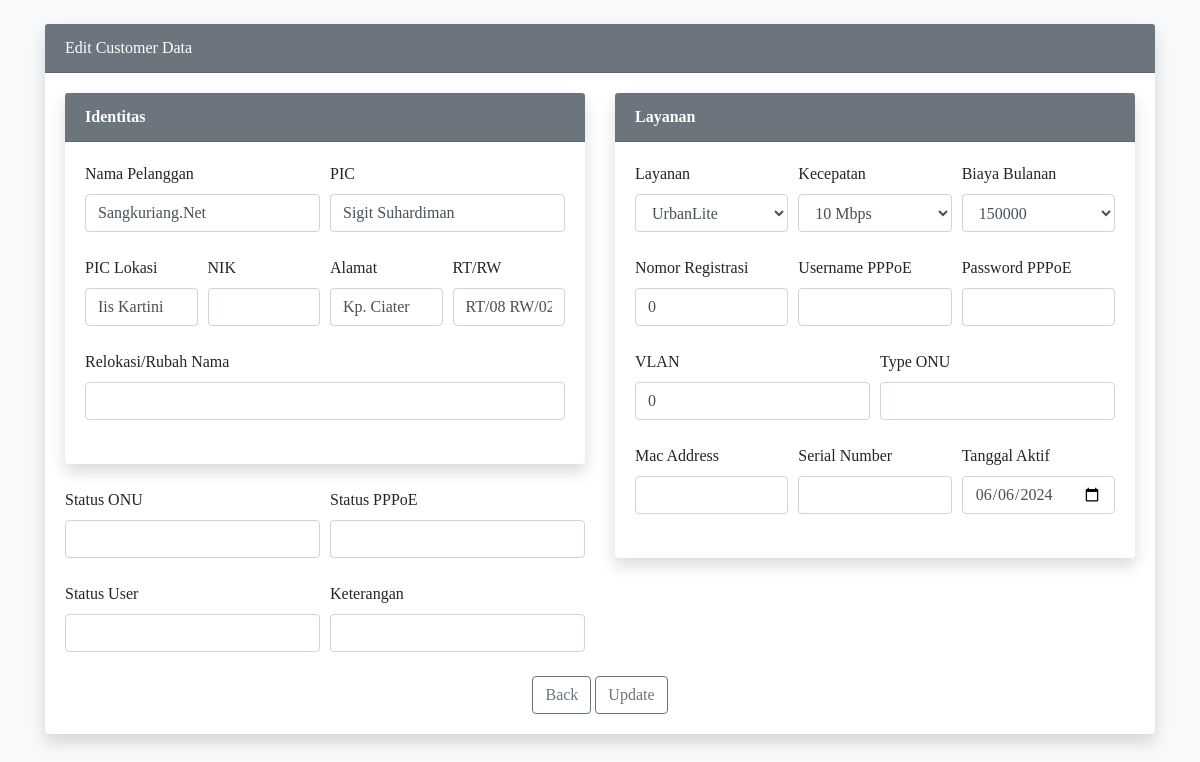
/Customer/src/views/customer/edit.php?id=242, run on the app's committed database.
### tables this page shows
CREATE TABLE `data_cust` (
  `id` int(11) NOT NULL,
  `nama_pelanggan` varchar(255) NOT NULL,
  `pic` varchar(255) NOT NULL,
  `nama_pic_lokasi` varchar(255) NOT NULL,
  `relokasi_rubah_nama` varchar(255) NOT NULL,
  `nik` varchar(255) NOT NULL,
  `alamat` varchar(255) NOT NULL,
  `rt_rw` varchar(255) NOT NULL,
  `layanan` varchar(255) NOT NULL,
  `kecepatan` varchar(255) NOT NULL,
  `biaya_bulanan` varchar(255) NOT NULL,
  `nomor_registrasi` int(11) NOT NULL,
  `username_pppoe` varchar(255) NOT NULL,
  `password_pppoe` varchar(255) NOT NULL,
  `vlan` int(11) NOT NULL,
  `type_onu` varchar(255) NOT NULL,
  `mac_address` varchar(255) NOT NULL,
  `serial_number` varchar(255) NOT NULL,
  `status_onu` varchar(255) NOT NULL,
  `status_pppoe` varchar(255) NOT NULL,
  `tanggal_aktif` varchar(255) NOT NULL,
  `status_user` varchar(255) NOT NULL,
  `keterangan` varchar(255) NOT NULL,
  `tanggal_simpan` timestamp NOT NULL DEFAULT current_timestamp() ON UPDATE current_timestamp()
);

### Customer/src/views/customer/edit.php (the view, shortened to what the rows shown need)
<?php
include_once '../../controllers/CustomerController.php';
require_once '../../models/CustomerModel.php';
$controller = new CustomerController();
$customer = $controller->update($_GET['id']);
$controller->update($_GET['id']);
?>
<!DOCTYPE html>
<html lang="en">
<head>
    <link rel="stylesheet" href="https://stackpath.bootstrapcdn.com/bootstrap/4.5.2/css/bootstrap.min.css">
</head>
<body>
    <div class="container mt-4 mb-4">
        <div class="card">
            <div class="card-body">
                <form action="" method="post">
                    <div class="row">
                        <div class="col-md-6">
                            <div class="card mb-4">
                                <div class="card-body">
                                    <div class="form-row">
                                        <div class="col">
                                            <div class="form-group">
                                                <label for="nama_pelanggan">Nama Pelanggan</label>
                                                <input type="text" class="form-control" id="nama_pelanggan" name="nama_pelanggan" value="<?php echo $customer['nama_pelanggan']; ?>" required>
                                            </div>
                                        </div>
                                        <div class="col">
                                            <div class="form-group">
                                                <label for="pic">PIC</label>
                                                <input type="text" class="form-control" id="pic" name="pic" value="<?php echo $customer['pic']; ?>" required>
                                            </div>
                                        </div>
                                    </div>
                                    <div class="form-row">
                                        <div class="col">
                                            <div class="form-group">
                                                <label for="nama_pic_lokasi">PIC Lokasi</label>
                                                <input type="text" class="form-control" id="nama_pic_lokasi" name="nama_pic_lokasi" value="<?php echo $customer['nama_pic_lokasi']; ?>" required>
                                            </div>
                                        </div>
                                        <div class="col">
                                            <div class="form-group">
                                                <label for="alamat">Alamat</label>
                                                <input type="text" class="form-control" id="alamat" name="alamat" value="<?php echo $customer['alamat']; ?>" required>
                                            </div>
                                        </div>
                                        <div class="col">
                                            <div class="form-group">
                                                <label for="rt_rw">RT/RW</label>
                                                <input type="text" class="form-control" id="rt_rw" name="rt_rw" value="<?php echo $customer['rt_rw']; ?>" required>
                                            </div>
                                        </div>
                                    </div>
                                </div>
                            </div>
                        </div>
                        <div class="col-md-6">
                            <div class="card mb-4">
                                <div class="card-body">
                                    <div class="form-row">
                                        <div class="col">
                                            <div class="form-group">
                                                <label for="layanan">Layanan</label>
                                                <select class="form-control" id="layanan" name="layanan">
                                                    <option <?php echo $customer['layanan'] == 'UrbanLite' ? 'selected' : ''; ?>>UrbanLite</option>
                                                </select>
                                            </div>
                                        </div>
                                        <div class="col">
                                            <div class="form-group">
                                                <label for="kecepatan">Kecepatan</label>
                                                <select class="form-control" id="kecepatan" name="kecepatan">
                                                    <option <?php echo $customer['kecepatan'] == '10 Mbps' ? 'selected' : ''; ?>>10 Mbps</option>
                                                </select>
                                            </div>
                                        </div>
                                        <div class="col">
                                            <div class="form-group">
                                                <label for="biaya_bulanan">Biaya Bulanan</label>
                                                <select type="text" class="form-control" id="biaya_bulanan" name="biaya_bulanan">
                                                    <option <?php echo $customer['biaya_bulanan'] == '150000' ? 'selected' : ''; ?>>150000</option>
                                                </select>
                                            </div>
                                        </div>
                                    </div>
                                    <div class="form-row">
                                        <div class="col">
                                            <div class="form-group">
                                                <label for="nomor_registrasi">Nomor Registrasi</label>
                                                <input type="text" class="form-control" id="nomor_registrasi" name="nomor_registrasi" value="<?php echo $customer['nomor_registrasi']; ?>">
                                            </div>
                                        </div>
                                    </div>
                                    <div class="form-row">
                                        <div class="col">
                                            <div class="form-group">
                                                <label for="vlan">VLAN</label>
                                                <input type="text" class="form-control" id="vlan" name="vlan" value="<?php echo $customer['vlan']; ?>">
                                            </div>
                                        </div>
                                    </div>
                                    <div class="form-row">
                                        <div class="col">
                                            <div class="form-group">
                                                <label for="tanggal_aktif">Tanggal Aktif</label>
                                                <input type="date" class="form-control" id="tanggal_aktif" name="tanggal_aktif" value="<?php echo $customer['tanggal_aktif']; ?>">
                                            </div>
                                        </div>
                                    </div>
                                </div>
                            </div>
                        </div>
                    </div>
                </form>
            </div>
        </div>
    </div>
</body>
</html>

### data on the page
data_cust: nama_pelanggan "Sangkuriang.Net", pic "Sigit Suhardiman", nama_pic_lokasi "Iis Kartini", alamat "Kp. Ciater", rt_rw "RT/08 RW/02", layanan "UrbanLite", kecepatan "10 Mbps", biaya_bulanan "150000", nomor_registrasi "0", vlan "0", tanggal_aktif "06/06/2024"
